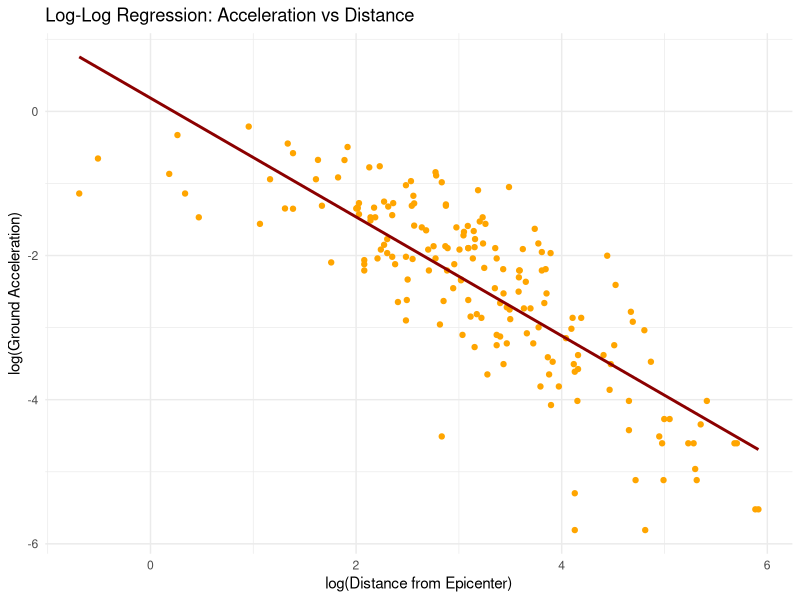
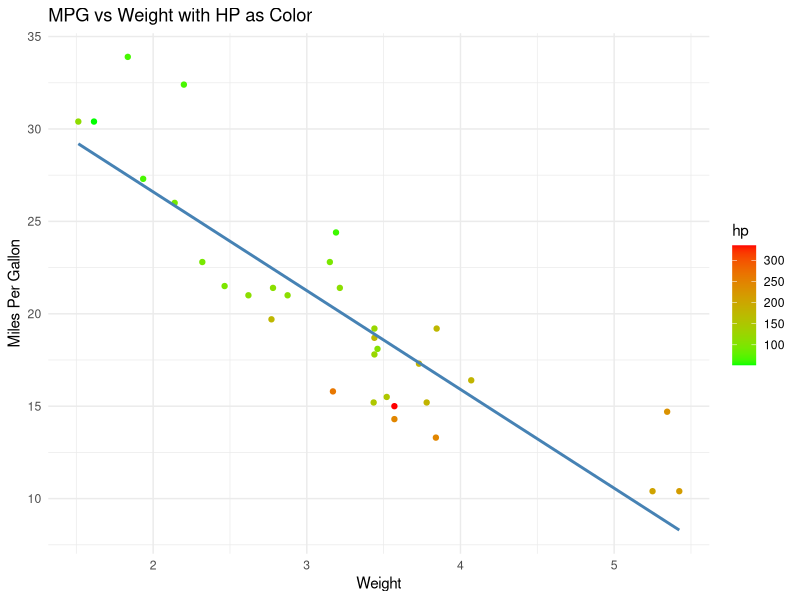

R code for these plots, in order:
# Load required libraries
library(ggplot2)

# Create folder for plots
if (!dir.exists("plots")) dir.create("plots")

# --- Earthquake Data: attenu ---
data(attenu, package = "datasets")

model_attenu <- lm(log(accel) ~ log(dist), data = attenu)
summary(model_attenu)

p1 <- ggplot(attenu, aes(x = log(dist), y = log(accel))) +
  geom_point(color = "orange") +
  geom_smooth(method = "lm", color = "darkred", se = FALSE) +
  labs(title = "Log-Log Regression: Acceleration vs Distance",
       x = "log(Distance from Epicenter)",
       y = "log(Ground Acceleration)") +
  theme_minimal()

ggsave("plots/earthquake_regression.png", p1)

# --- Car Data: mtcars ---
data(mtcars)

model_mtcars <- lm(mpg ~ wt + hp, data = mtcars)
summary(model_mtcars)

p2 <- ggplot(mtcars, aes(x = wt, y = mpg, color = hp)) +
  geom_point() +
  geom_smooth(method = "lm", se = FALSE, color = "steelblue") +
  labs(title = "MPG vs Weight with HP as Color",
       x = "Weight",
       y = "Miles Per Gallon") +
  scale_color_gradient(low = "green", high = "red") +
  theme_minimal()

ggsave("plots/mtcars_regression.png", p2)
